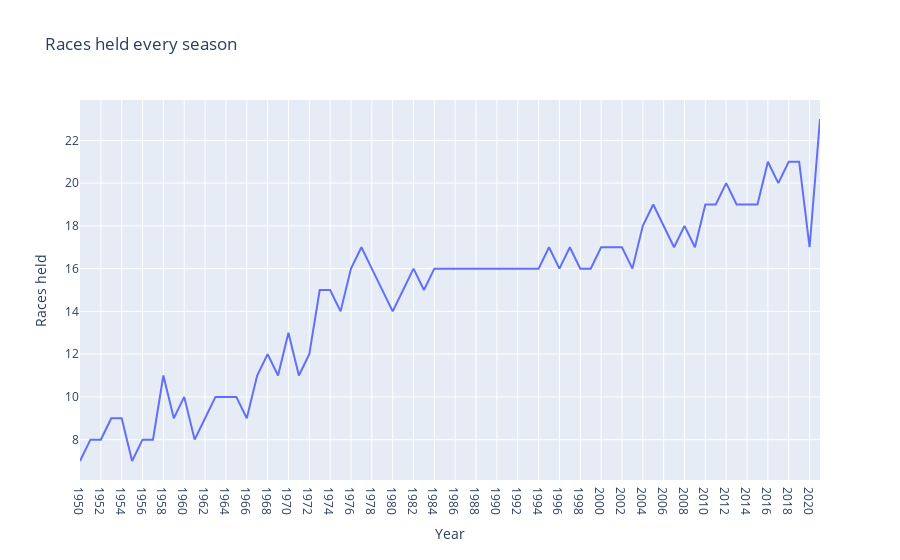

The cell this chart's notebook holds for it:
### Code cell
px.line(ra_season, x="Year", y="Races held", title="Races held every season")

### Figure 1 — Plotly figure (JSON) as saved in the notebook; plotly's stock layout.template omitted (floating-point values rounded to 4 significant figures)
{"data": [{"hovertemplate": "Year=%{x}<br>Races held=%{y}<extra></extra>", "legendgroup": "", "line": {"color": "#636efa", "dash": "solid"}, "mode": "lines", "name": "", "orientation": "v", "showlegend": false, "type": "scatter", "x": ["1950", "1951", "1952", "1953", "1954", "1955", "1956", "1957", "1958", "1959", "1960", "1961", "1962", "1963", "1964", "1965", "1966", "1967", "1968", "1969", "1970", "1971", "1972", "1973", "1974", "1975", "1976", "1977", "1978", "1979", "1980", "1981", "1982", "1983", "1984", "1985", "1986", "1987", "1988", "1989", "1990", "1991", "1992", "1993", "1994", "1995", "1996", "1997", "1998", "1999", "2000", "2001", "2002", "2003", "2004", "2005", "2006", "2007", "2008", "2009", "2010", "2011", "2012", "2013", "2014", "2015", "2016", "2017", "2018", "2019", "2020", "2021"], "xaxis": "x", "y": [7, 8, 8, 9, 9, 7, 8, 8, 11, 9, 10, 8, 9, 10, 10, 10, 9, 11, 12, 11, 13, 11, 12, 15, 15, 14, 16, 17, 16, 15, 14, 15, 16, 15, 16, 16, 16, 16, 16, 16, 16, 16, 16, 16, 16, 17, 16, 17, 16, 16, 17, 17, 17, 16, 18, 19, 18, 17, 18, 17, 19, 19, 20, 19, 19, 19, 21, 20, 21, 21, 17, 23], "yaxis": "y"}], "layout": {"legend": {"tracegroupgap": 0}, "title": {"text": "Races held every season"}, "xaxis": {"anchor": "y", "domain": [0, 1], "title": {"text": "Year"}}, "yaxis": {"anchor": "x", "domain": [0, 1], "title": {"text": "Races held"}}}}
